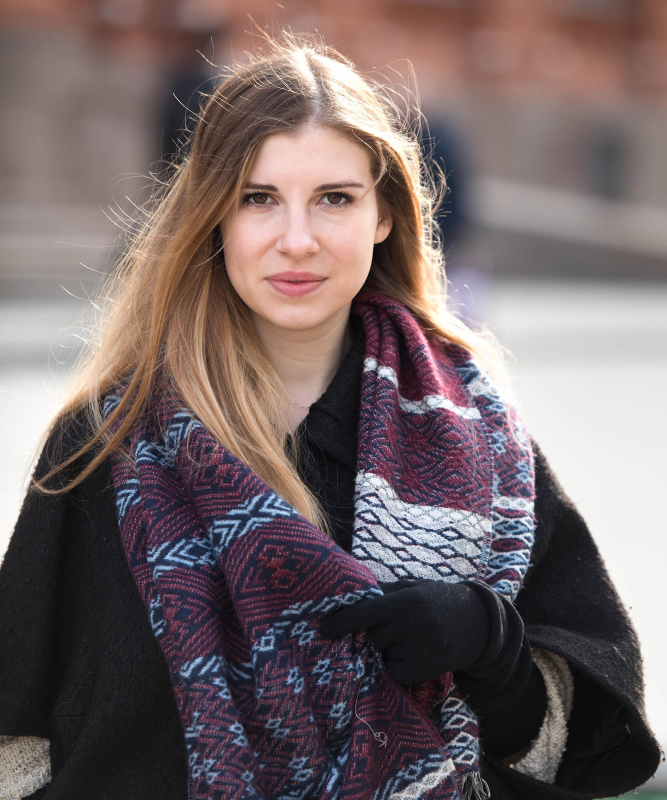
#> input picture image1.jpg, 2000 x 2400 px, found by its file name (shown at 1/3 size)
$ jupyter execute Template.ipynb   (older library calls are emulated)
#> lines starting #> are read from the running program, lines starting #| are printed output that depends on the picture; pictures that were not available may be replaced by others from this repository, and a replacement may not be noted
[cell 1]
from PIL import Image, ImageDraw, ImageFont
import matplotlib.pyplot as plt

def create_churn_image(customer_id, cluster, recommendations, friend_space_text="", image_path=""):
    # Define image dimensions and colors
#> called with customer_id = '146871', cluster = 1, friend_space_text = '', image_path = 'C:/Users/User/Downloads/image1.jpg'
    image_width = 800
    image_height = 1200
    background_color = (255, 255, 255)  # White background
    text_color = (50, 50, 50)  # Dark gray text color
    accent_color = (239, 249, 255)  # Light blue for highlighting (similar to app design)
    boundary_color = (200, 200, 200)  # Boundary line color (light gray)

    # Create a new image with white background
    image = Image.new("RGB", (image_width, image_height), background_color)
#> image: PIL image 800x1200 RGB; every value is 255
    draw = ImageDraw.Draw(image)

    # Draw boundary line around the content area
    boundary_padding = 20
    draw.rectangle(
        [(boundary_padding, boundary_padding),
         (image_width - boundary_padding, image_height - boundary_padding)],
        outline=boundary_color,
        width=2
    )

    # Load and paste the image from local file path (if provided)
    if image_path:
        try:
            img = Image.open(image_path)
#> img is the input picture: PIL image 2000x2400 RGB; mean R, G, B 117, 102.7, 103.1
            img = img.resize((200, 200))  # Resize image to fit into circle
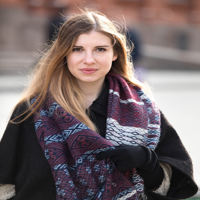
#> img: PIL image 200x200 RGB; mean R, G, B 117, 102.7, 103.1
            mask = Image.new("L", img.size, 0)
#> mask: PIL image 200x200 L; every value is 0
            draw_mask = ImageDraw.Draw(mask)
            draw_mask.ellipse((0, 0, img.size[0], img.size[1]), fill=255)
            image.paste(img, ((image_width - img.size[0]) // 2, 100), mask=mask)
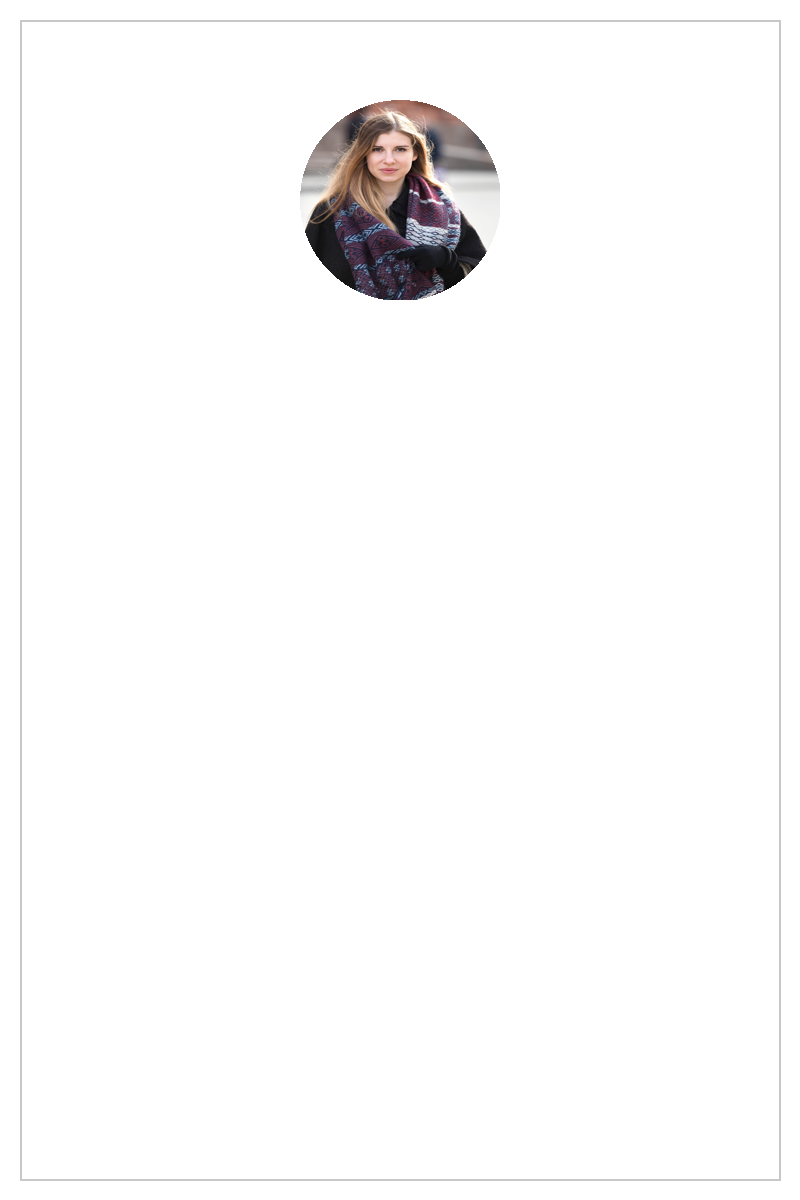
#> image: PIL image 800x1200 RGB; mean R, G, B 250.1, 249.7, 249.7
        except Exception as e:
            print(f"Error loading image: {e}")

    # Use professional font for rendering text
    title_font = ImageFont.truetype("arial.ttf", 48)  # Title font
    info_font = ImageFont.truetype("arial.ttf", 24)  # Info font
    small_font = ImageFont.truetype("arial.ttf", 16)  # Small font for customer IDs

    # Draw title "Churn Analysis" centered at the top
    churn_text = "Churn Analysis"
    text_width, text_height = draw.textsize(churn_text, font=title_font)
#> text_width = 357; text_height = 55
    draw.text(((image_width - text_width) // 2, 30), churn_text, fill=text_color, font=title_font)

    # Draw customer ID and cluster information with styled box
    customer_info_text = f"Customer ID: {customer_id}\nCluster: {cluster}"
    info_text_width, info_text_height = draw.textsize(customer_info_text, font=info_font)
#> info_text_width = 257; info_text_height = 50
    info_box_width = info_text_width + 40  # Add padding
#> info_box_width = 297
    info_box_height = info_text_height + 40  # Add padding
#> info_box_height = 90
    info_box_x = (image_width - info_box_width) // 2
#> info_box_x = 251
    info_box_y = 320

    # Draw styled box for customer info
    draw.rectangle([(info_box_x, info_box_y), (info_box_x + info_box_width, info_box_y + info_box_height)],
                   fill=accent_color, outline=None)

    # Draw customer info text within the box
    draw.text((info_box_x + 20, info_box_y + 20), customer_info_text, fill=text_color, font=info_font)

    # Draw recommendations section with bullet points
    recommendations_text = "Recommendations:\n" + recommendations.strip()
    text_y = info_box_y + info_box_height + 40
#> text_y = 450
    bullet_radius = 4
    bullet_indent = 30
    for line in recommendations_text.split("\n"):
        draw.text((50, text_y), "•", fill=text_color, font=info_font)
        draw.text((bullet_indent, text_y), line, fill=text_color, font=info_font)
        text_y += info_font.getsize(line)[1] + 20  # Increase vertical spacing between lines
#> this loop made 8 passes
#> text_y on passes 1 to 8: 493, 541, 589, 637, 685, 733, 781, 829
#> after the loop, text_y = 829

    # Draw line separator after recommendations
    line_y = text_y + 20  # Reduce the distance from text to line
#> line_y = 849
    draw.line([(50, line_y), (image_width - 50, line_y)], fill=text_color, width=2)

    # Draw title for additional customer IDs
    more_customers_title = "Other Customers in Cluster"
    more_customers_title_font = ImageFont.truetype("arial.ttf", 32)
    more_customers_title_width, _ = draw.textsize(more_customers_title, font=more_customers_title_font)
#> more_customers_title_width = 437
    draw.text((50, line_y + 20),  # Reduce the distance from line to title
              more_customers_title, fill=text_color, font=more_customers_title_font)

    # Sample other customer IDs and images
    other_customers = [
        ("147104", "C:/Users/User/Downloads/image2.jpg"),
        ("148169", "C:/Users/User/Downloads/image 3.jpg"),
        ("150546", "C:/Users/User/Downloads/image 4.jpg"),
        ("160209", "C:/Users/User/Downloads/image 5.jpg")
    ]

    # Display other customers in circular frames on the left side
    max_img_size = 50 # Maximum size for circular images
    customer_list_start_y = line_y + 60  # Adjust the spacing from title to customer list
#> customer_list_start_y = 909
    customer_list_spacing = 20
    for idx, (cust_id, cust_image_path) in enumerate(other_customers):
        try:
            cust_img = Image.open(cust_image_path)
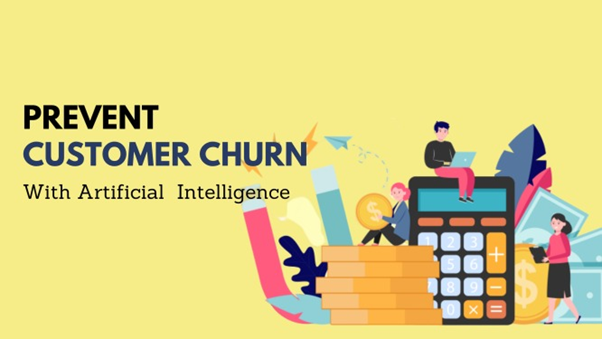
#> input picture streamlit/image2.png, 602 x 339 px, given in place of image2.jpg, which was not available
#> cust_img is the input picture: PIL image 602x339 RGB; mean R, G, B 220.6, 209.9, 132.1
            cust_img = cust_img.resize((max_img_size, max_img_size))  # Resize customer image
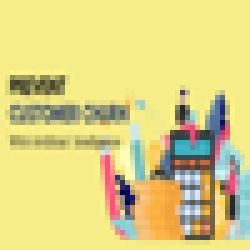
#> cust_img: PIL image 50x50 RGB (shown 5 times larger); mean R, G, B 220.6, 209.9, 132.1
            mask = Image.new("L", (max_img_size, max_img_size), 0)
#> mask: PIL image 50x50 L; every value is 0
            draw_mask = ImageDraw.Draw(mask)
            draw_mask.ellipse((0, 0, max_img_size, max_img_size), fill=255)
            image.paste(cust_img, (50, customer_list_start_y + idx * (max_img_size + customer_list_spacing)), mask=mask)
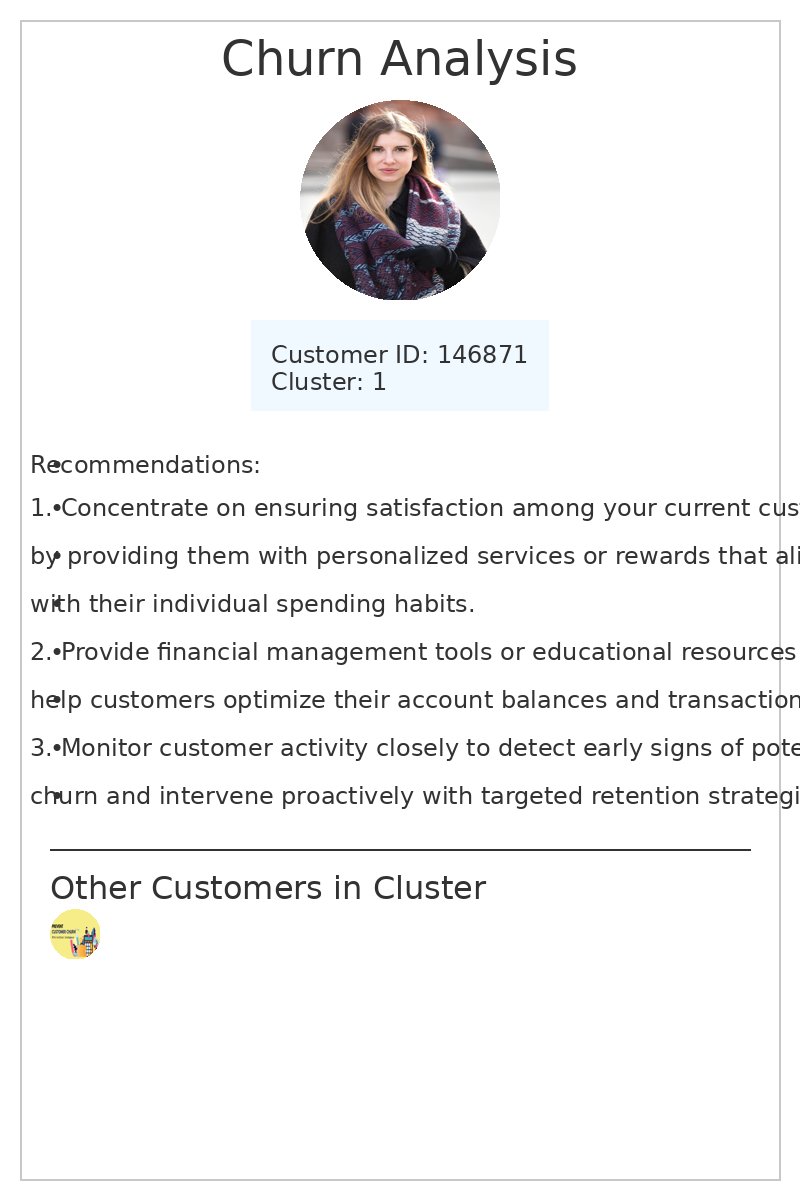
#> image: PIL image 800x1200 RGB; mean R, G, B 242.3, 242.1, 242.1
            draw.text((180, customer_list_start_y + idx * (max_img_size + customer_list_spacing) + 10),
                      f"Customer ID: {cust_id}", fill=text_color, font=small_font)
        except Exception as e:
            print(f"Error loading customer image for ID {cust_id}: {e}")

    # Save the image
    image.save("churn_report.png")
    print("Churn report image created successfully.")

    # Display the image using matplotlib
    plt.imshow(image)
    plt.axis('off')  # Turn off axes
    plt.show()

# Example usage:
customer_id = "146871"
cluster = 1
recommendations = """
1. Concentrate on ensuring satisfaction among your current customers
by providing them with personalized services or rewards that align
with their individual spending habits.
2. Provide financial management tools or educational resources to
help customers optimize their account balances and transactions.
3. Monitor customer activity closely to detect early signs of potential
churn and intervene proactively with targeted retention strategies.
"""

# Specify the local image path (replace with your image file path)
image_path = "C:/Users/User/Downloads/image1.jpg"

# Call the function with the provided customer details and image path
create_churn_image(customer_id, cluster, recommendations, image_path=image_path)
